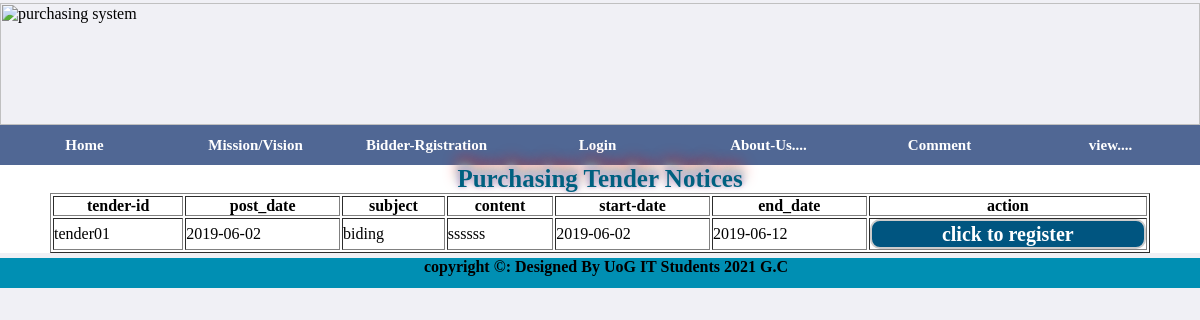
Page /new1.php on the committed database.
### tables this page shows
CREATE TABLE IF NOT EXISTS `tender` (
  `tender_id` varchar(20) NOT NULL,
  `subject` varchar(20) NOT NULL,
  `content` varchar(2000) NOT NULL,
  `posted_date` date DEFAULT NULL,
  `closing_date` date DEFAULT NULL,
  PRIMARY KEY (`tender_id`)
);

### new1.php (the view, shortened to what this page needs)
<html>
<head>
<link href="css/LoginPageStyle.css" rel="stylesheet" type="text/css" />
  </head>
  <body>
    <div id="templatemo_wrapper">
      <?php include("head.php");?>
<?php include("list.php");?>
    </div><center>
         <div id="f" >
     <h2>Purchasing Tender Notices</h2>
<?php
$connection=mysqli_connect("localhost", "root", "");
If($connection){
		$sql=mysqli_select_db($connection,"purchasi");
		If($sql){
             $sql2="select * from tender ORDER BY posted_date DESC";
              $result=mysqli_query($connection,$sql2) ;
			         $res=mysqli_num_rows($result) ;
          If($res>0){
echo "<table width='1100px' align='center' border=1>";
echo "<th>tender-id</th>
<th>post_date</th>
<th>subject</th>
<th>content</th>
<th>start-date</th>
<th>end_date</th> <th>action</th>" ;
	While($row=mysqli_fetch_array($result))
	{
echo "<tr>";
echo "<td>".$row['tender_id']."</td>";
echo"<td>".$row['posted_date'];
	echo "<td>".$row['subject']."</td>";
	echo "<td>".$row['content']."</td>";
	echo "<td>".$row['posted_date']."</td>";
	echo "<td>".$row['closing_date']."</td>";?>
	<form  id="email_form" action="posttendernotic.php"  method="post" style="align-items: center;"> <td>
	<button type="submit" id="g" name="post">click to register </button></td></form><?php
	echo "</tr>";}
	echo "</table>";
	?>
			  <?php
		  }else
           die("<font color='red' size='5'>Record Not Selected:</font>".mysqli_error($connection));
       }  }
  ?></center>
<div id="fotter">
<?php include("footer.php");?>
</div>
</body></html>

### css/LoginPageStyle.css (style rules this page uses)
* { box-sizing: border-box; padding:0; margin: 0; }
body { background-color: #f0f0f5; width: 100%; min-width:500px; height:auto; margin-top:3px }
button { width: 15%; height:30px; font-weight:bold; font-family:"times newroman"; border-radius:10px; font-size:20px; box-sizing: border-box; border:2px solid #cccccc; box-sizing:border-box; padding: 0px; background-color:#005580; color: white; }
h2 { width:fill-available; text-align: center; margin-top: 0em; color:#006080; font-size: 25px; font-family:"Nothing You Could Do" ;text-shadow: 0px -1px 4px silver,0px -2px 7px violet,0px -5px 10px #33ffcc,0px -10px 15px red; }
#templatemo_wrapper { width: 1200px; margin: 0 auto; }
#fotter { width:1200px; height:30px; background:#65ff4f; //background-color: rgba(1,1,1,0.5); background-color:#008fb3; font-size:16px; text-align:center; margin: 0.3em auto; }

### new1.php (style rules this page uses)
#g { width: 100%; height:30px; font-weight:bold; font-family:"times newroman"; border-radius:10px; font-size:20px; box-sizing: border-box; border:2px solid #cccccc; box-sizing:border-box; padding: 0px; background-color:#005580; color: white; }
#f { align-self: :center; background-color: white; }

### rows in the picture
tender: tender_id "tender01", posted_date "2019-06-02", subject "biding", content "ssssss", closing_date "2019-06-12"
